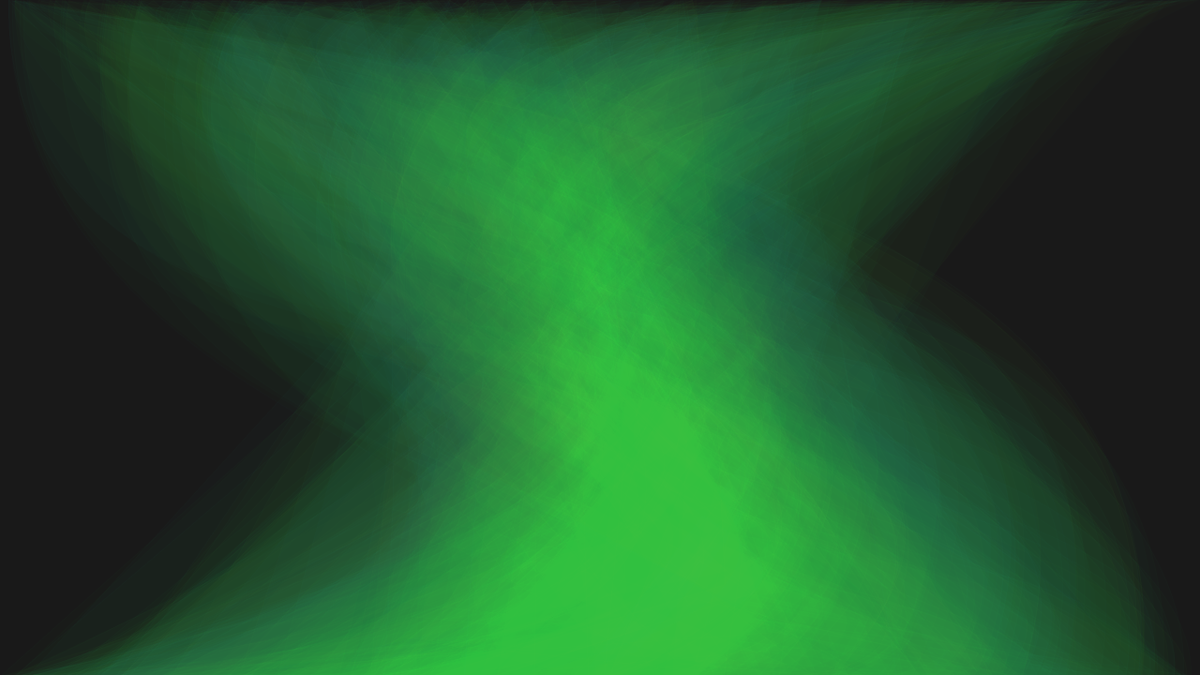
Frame 1 (no input)
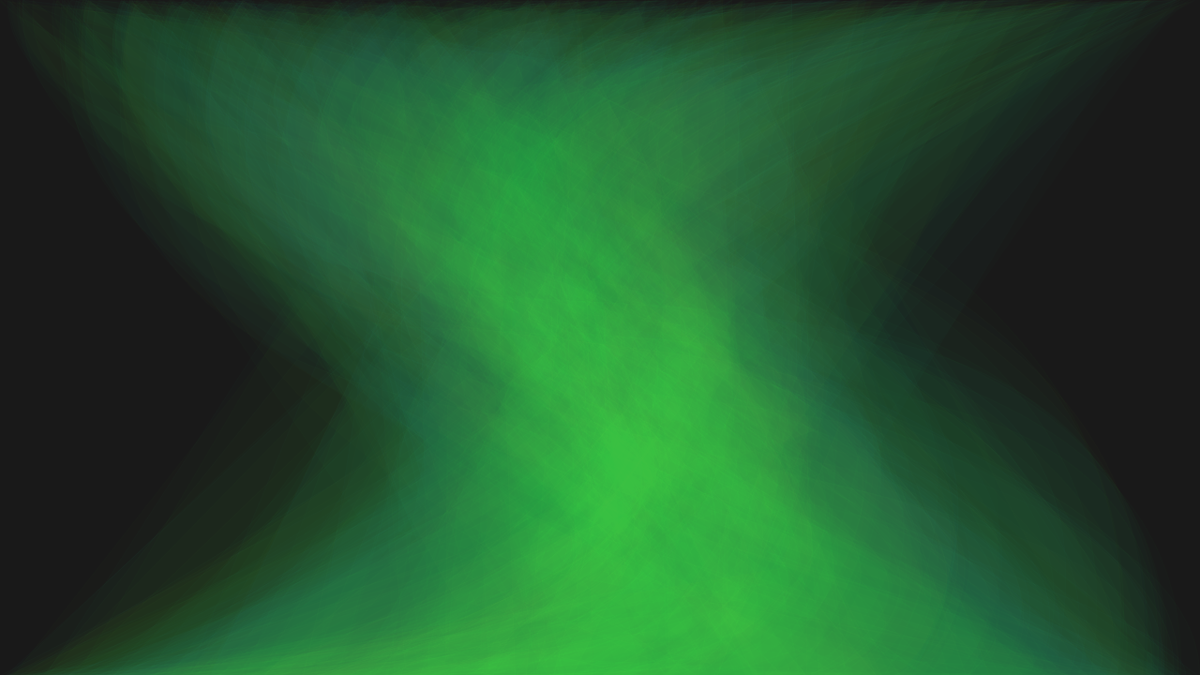
Frame 2 (the mouse pressed at the canvas centre, redrawn once)

The Processing sketch that drew these frames (run headless with seeded random() and noise(); the mouse was pressed at the canvas centre and the sketch redrawn once):

// Processing sketch: curve_002
// ── curve_002.pde
ArrayList<PVector> points = new ArrayList<PVector>();

void setup() {
  size(1280, 720);
  pixelDensity(displayDensity());
  ellipseMode(CENTER);
  colorMode(HSB, 360, 1, 1, 1);
  noLoop();
}

void draw() {
 background(0, 0, 0.1);
 
 
 for(int i = 0; i <= 299; i++) {
   
   fill(random(90, 180), random(0.8, 1.0), random(0.8, 1.0), .01);
   stroke(random(90, 180), 1, 1, .01);
    beginShape();
      vertex(random(400, width-400), random(0, height));
      vertex(random(0, width),0);
      bezierVertex(0, height - random(0, height), width, random(0, height), width - random(0, width), height);
      vertex(random(0, width), height);
    endShape(CLOSE);
 }
}

void keyPressed(){
  if(key == ' ') {
    redraw();
  }
  
  if(key == 's') {
    save("screens/curve_002-"+ day() + "-" + month() + "-" + year() + "-" + hour() + "-" + minute() + "-" + second() + "-" + millis() + ".png");
  }
}
